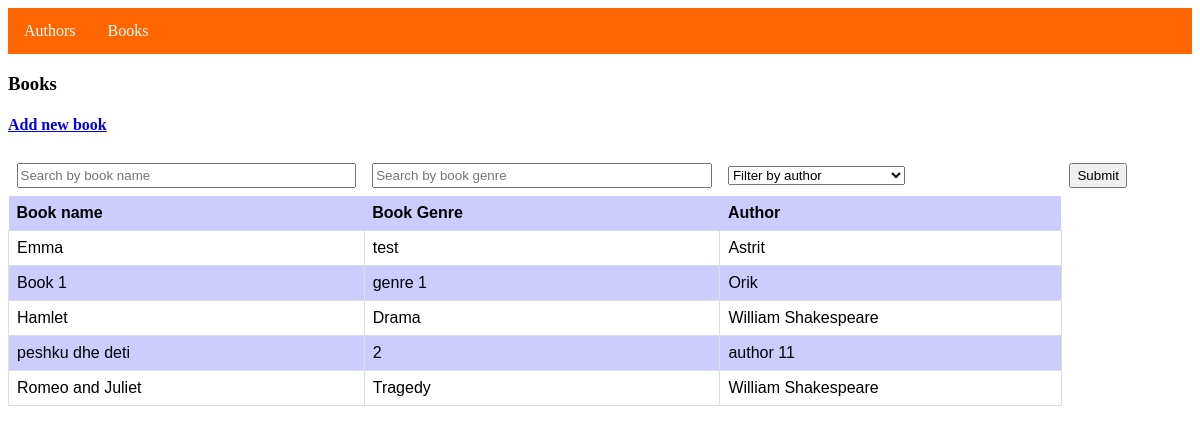
The page /books/ on the database its author committed.
### books/models.py (models this page shows, shortened)
class Book(models.Model):
    book_name = models.CharField(max_length=250)
    book_genre = models.CharField(max_length=100)
    book_file = models.FileField(upload_to='books')
    author = models.ForeignKey(Author, on_delete=models.CASCADE)

### authors/models.py (models this page shows, shortened)
class Author(models.Model):
    full_name = models.CharField(max_length=300)
    biography = models.TextField()

### books/views.py (the view)
# urls.py: path('', views.HomeView.as_view(), name="home"),
class HomeView(generic.ListView):
    model = Book
    template_name = 'books/home.html'
    context_object_name = 'books'
    print('context_object_name', context_object_name)
    def get_context_data(self, **kwargs):
        context = super(HomeView, self).get_context_data(**kwargs)
        context['authors'] = Author.objects.all()
        return context
    def get_queryset(self):
        fields = {'book_name': 'book_name__icontains', 'book_genre': 'book_genre__icontains', 'author': 'author__id'}
        kwargs = {fields[name]: value for name, value in self.request.GET.items() if name in fields and value}
        return self.model.objects.filter(**kwargs) if kwargs else self.model.objects.all()

### books/templates/books/home.html (shortened to what this page needs)
{% extends 'base.html' %}
{% block content %}
    <h3>Books</h3>
    <h4><a href="{% url 'books:create' %}">Add new book</a></h4>
    <table>
         <tr class="filter">
            <form action="{% url 'books:home' %}">
                <th><input type="text" name="book_name" placeholder="Search by book name"></th>
                <th><input type="text" name="book_genre" placeholder="Search by book genre"></th>
                <th>
                    <select name="author">
                        <option value="">Filter by author</option>
                    </select>
                </th>
                <th><input type="submit"></th>
            </form>
        </tr>
        <tr class="filter">
            <th>Book name</th>
            <th>Book Genre</th>
            <th>Author</th>
        </tr>
        {% for book in books %}
        <tr class="clickable"
            onclick="window.location.href='{% url 'books:detail' book.pk %}'"
            style="cursor: pointer"
        >
                <td>{{ book.book_name }}</td>
                <td>{{ book.book_genre }}</td>
                <td>{{ book.author.full_name }}</td>
        </tr>
        {% endfor %}
    </table>
{% endblock %}

### library/templates/base.html (shortened to what this page needs)
{% load static %}
<html lang="en">
<head>
    <link rel="stylesheet" href="{% static 'css/style.css' %}">
</head>
<body>
<ul class="navbar">
    <li><a href="{% url 'authors:home' %}">Authors</a></li>
    <li><a href="{% url 'books:home' %}">Books</a>
    </li>
</ul>
{% block content %} {% endblock %}
</body>
</html>

### library/static/css/style.css (style rules this page uses)
ul.navbar { list-style-type: none; margin: 0; padding: 0; overflow: hidden; background-color: #ff6600; }
ul.navbar li { float: left; }
ul.navbar li a { display: block; color: white; text-align: center; padding: 14px 16px; text-decoration: none; }
table { font-family: arial, sans-serif; border-collapse: collapse; width: 100%; }
td, th { border: 1px solid #dddddd; text-align: left; padding: 8px; }
tr:nth-child(even) { background-color: #ccccff; }
input[type='text'] { width: 100%; height: 25px }
tr.filter th { border-style: none; }
input[type='submit'] { height: 25px; }

### rows shown on the page
Book: book_name "Emma", book_genre "test", author.full_name "Astrit"
Book: book_name "Book 1", book_genre "genre 1", author.full_name "Orik"
Book: book_name "Hamlet", book_genre "Drama", author.full_name "William Shakespeare"
Book: book_name "peshku dhe deti", book_genre "2", author.full_name "author 11"
Book: book_name "Romeo and Juliet", book_genre "Tragedy", author.full_name "William Shakespeare"
